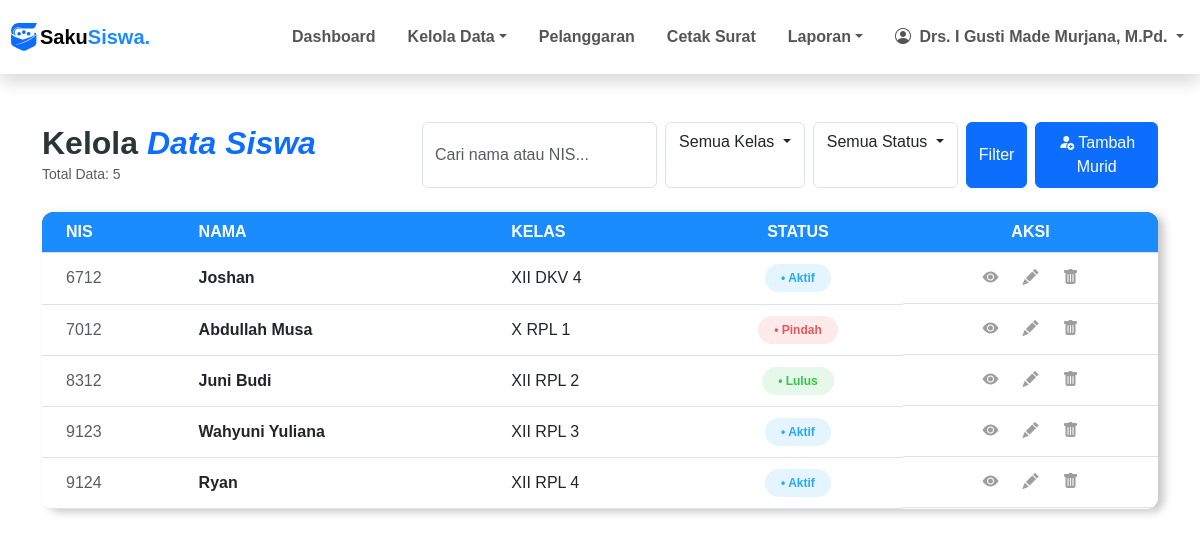
Page /pages/siswa/list.php (signed in) on the committed database.
### tables this page shows
CREATE TABLE `siswa` (
  `nis` char(5) NOT NULL,
  `nama_siswa` varchar(50) DEFAULT NULL,
  `jenis_kelamin` enum('Laki - Laki','Perempuan') DEFAULT NULL,
  `alamat` varchar(100) DEFAULT NULL,
  `password` varchar(70) DEFAULT NULL,
  `status_siswa` enum('aktif','tidak_aktif','lulus','pindah') DEFAULT NULL,
  `id_ortu_wali` int DEFAULT NULL,
  `id_kelas` int DEFAULT NULL
);

### pages/siswa/list.php (the view, shortened to what this page needs)
<?php
include ROOTPATH . "/config/config.php";
include ROOTPATH . "/includes/header.php";
$search = isset($_POST['nama']) ? trim($_POST['nama']) : '';
$kelas_filter = isset($_POST['kelas']) ? trim($_POST['kelas']) : '';
$status_filter = isset($_POST['status_siswa']) ? trim($_POST['status_siswa']) : '';
$conditions = [];
$sql_where = count($conditions) > 0 ? " WHERE " . implode(" AND ", $conditions) : "";
$result = mysqli_query($conn, "SELECT siswa.*,
                CONCAT(tingkat.tingkat, ' ', program_keahlian.program_keahlian, ' ', kelas.rombel) as kelas_name
                FROM siswa
                JOIN kelas USING(id_kelas)
                JOIN tingkat USING(id_tingkat)
                JOIN program_keahlian USING(id_program_keahlian)" . $sql_where . "
                ORDER BY siswa.nis ASC");
$total_siswa = mysqli_num_rows($result);
?>
<div class="container py-5">
    <div class="row align-items-center mb-4">
        <div class="col-md-4">
            <h2 class="main-title mb-0" style="color: #2d3436; font-weight: 700;">
                Kelola <span class="text-primary fst-italic">Data Siswa</span>
            </h2>
            <small class="text-muted">Total Data: <?php echo $total_siswa ?></small>
        </div>
        <div class="col-md-8">
            <form action="" method="POST" class="d-flex justify-content-md-end gap-2">
                <input type="text" class="form-control w-50" placeholder="Cari nama atau NIS..." name="nama"
                    value="<?= htmlspecialchars($search) ?>">
                <div class="dropdown w-25 border rounded">
                    <button class="btn dropdown-toggle-filter dropdown-toggle w-100 text-start" type="button"
                        id="dropdown_kelas" data-bs-toggle="dropdown">
                        <?= !empty($kelas_filter) ? htmlspecialchars($kelas_filter) : 'Semua Kelas' ?>
                    </button>
                </div>
                <div class="dropdown w-25 border rounded">
                    <button class="btn dropdown-toggle-filter dropdown-toggle w-100 text-start" id="dropdown_status"
                        type="button">
                        <?= !empty($status_filter) ? htmlspecialchars($status_filter) : 'Semua Status' ?>
                    </button>
                </div>
                <button type="submit" class="btn btn-primary">Filter</button>
                <a href="add.php" class="btn btn-primary w-25 py-2"><i class="bi bi-person-fill-add me-1"></i>Tambah
                    Murid</a>
            </form>
        </div>
    </div>
    <div class="table-container" style="max-height: 500px; overflow-y: auto;">
        <div class="table-responsive">
            <table class="table table-hover align-middle mb-0">
                <thead class="table-dark-custom">
                    <tr>
                        <th class="py-2 ps-4">NIS</th>
                        <th>NAMA</th>
                        <th>KELAS</th>
                        <th class="text-center">STATUS</th>
                        <th class="text-center">AKSI</th>
                    </tr>
                </thead>
                <tbody>
                    <?php if ($total_siswa > 0): ?>
                        <?php foreach ($result as $siswa): ?>
                            <tr>
                                <td class="ps-4 text-muted"><?= $siswa['nis'] ?></td>
                                <td class="fw-semibold"><?= $siswa['nama_siswa'] ?></td>
                                <td><?= htmlspecialchars($siswa['kelas_name']) ?></td>
                                <td class="text-center">
                                    <?php
                                    if ($siswa['status_siswa'] == 'aktif') {
                                        echo '<span class="badge rounded-pill badge-aktif px-3 py-2">• Aktif</span>';
                                    } elseif ($siswa['status_siswa'] == 'lulus') {
                                        echo '<span class="badge rounded-pill badge-lulus px-3 py-2">• Lulus</span>';
                                    } elseif ($siswa['status_siswa'] == 'tidak_aktif') {
                                        echo '<span class="badge rounded-pill badge-tidak-aktif px-3 py-2">• Tidak Aktif</span>';
                                    } else {
                                        echo '<span class="badge rounded-pill badge-pindah px-3 py-2">• Pindah</span>';
                                    }
                                    ?>
                                </td>
                                <td class="text-center d-flex justify-content-center gap-1  px-0">
                                    <a class="btn-action d-inline-block btn-detail" title="Detail"
                                        href="details.php?nis=<?= $siswa['nis'] ?>"><i class="bi bi-eye-fill"></i></a>
                                    <a class="btn-action btn-edit" href="edit.php?nis=<?= $siswa['nis'] ?>" title="Edit"><i
                                            class="bi bi-pencil-fill"></i></a>
                                    <form action="/SistemPoin/process/siswa_process.php" method="post"
                                        onsubmit="return confirm('Ingin Menghapus data <?= $siswa['nama_siswa'] ?>?')">
                                        <button class="btn-action btn-delete" title="Hapus" type="submit"><i
                                                class="bi bi-trash-fill"></i></button>
                                    </form>
                                </td>
                            </tr>
                        <?php endforeach; ?>
                    <?php else: ?>
                        <tr>
                            <td colspan="5" class="text-center py-4 text-muted">Tidak ada data siswa ditemukan</td>
                        </tr>
                    <?php endif; ?>
                </tbody>
            </table>
        </div>
    </div>
</div>
<?php include '../../includes/footer.php'; ?>

### assets/css/style.css (style rules this page uses)
.dropdown-toggle-filter { border: 1px solid #dee2e6; background: white; display: flex; justify-content: space-between; align-items: center; }
.table-container { background: #ffffff; border-radius: 12px; overflow: hidden; box-shadow: rgba(0, 0, 0, 0.219) 6px 3px 8px !important; }
.table-dark-custom { background-color: #1a374d !important; color: white !important; }
.badge-aktif { background-color: rgba(40, 168, 253, 0.12) !important; color: #28a8fd !important; font-weight: 600; padding: 0.35rem 0.75rem; border-radius: 999px; }
.badge-lulus { background-color: rgba(49, 197, 74, 0.12) !important; color: #31c54a !important; font-weight: 600; padding: 0.35rem 0.75rem; border-radius: 999px; }
.badge-pindah { background-color: rgba(235, 87, 87, 0.12) !important; color: #eb5757 !important; font-weight: 600; padding: 0.35rem 0.75rem; border-radius: 999px; }
.btn-action { color: #9e9e9e; transition: all 0.3s ease; background: none; border: none; padding: 5px 10px; }
th { background-color: #1a8cfd !important; color: white !important; }
.btn { transition: all 0.4s ease-in-out !important; }

### includes/header.php (style rules this page uses)
body { font-family: 'Poppins', sans-serif !important; overflow-x: hidden; }

### rows in the picture
siswa: nis "6712", nama_siswa "Joshan", kelas_name "XII DKV 4", status_siswa "• Aktif"
siswa: nis "7012", nama_siswa "Abdullah Musa", kelas_name "X RPL 1", status_siswa "• Pindah"
siswa: nis "8312", nama_siswa "Juni Budi", kelas_name "XII RPL 2", status_siswa "• Lulus"
siswa: nis "9123", nama_siswa "Wahyuni Yuliana", kelas_name "XII RPL 3", status_siswa "• Aktif"
siswa: nis "9124", nama_siswa "Ryan", kelas_name "XII RPL 4", status_siswa "• Aktif"

### other values in the picture
$_SESSION['nama_pengguna'] "Drs. I Gusti Made Murjana, M.Pd."
$total_siswa "5"
